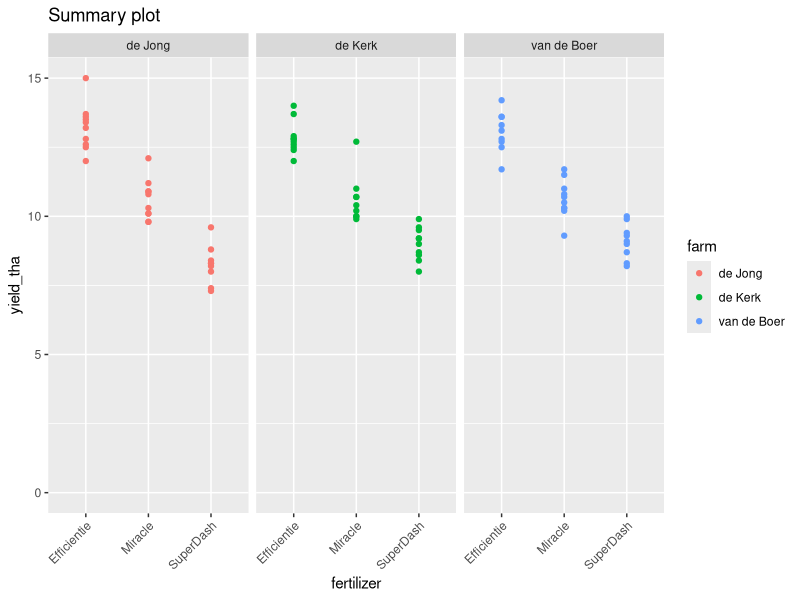
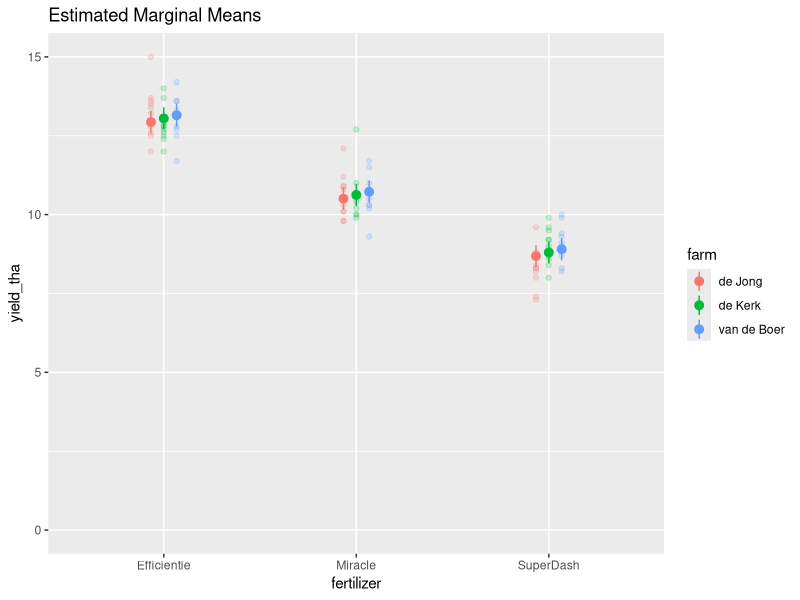
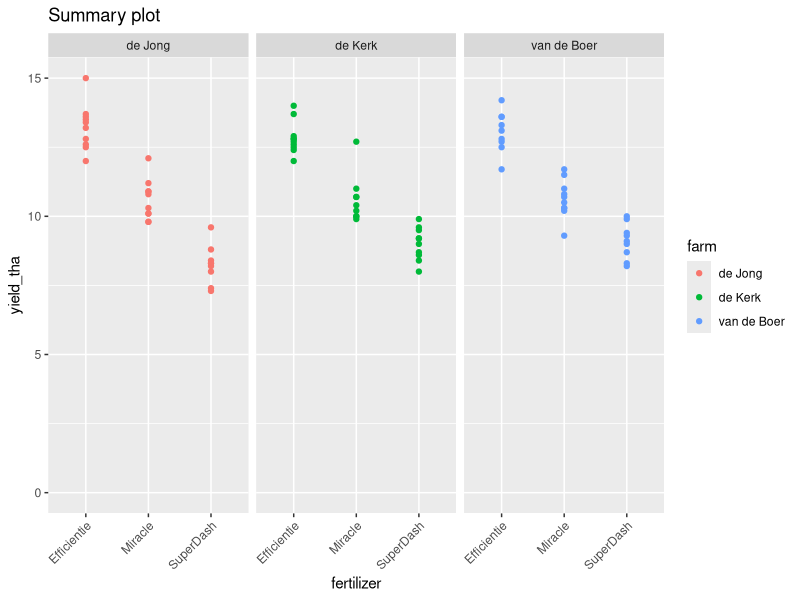
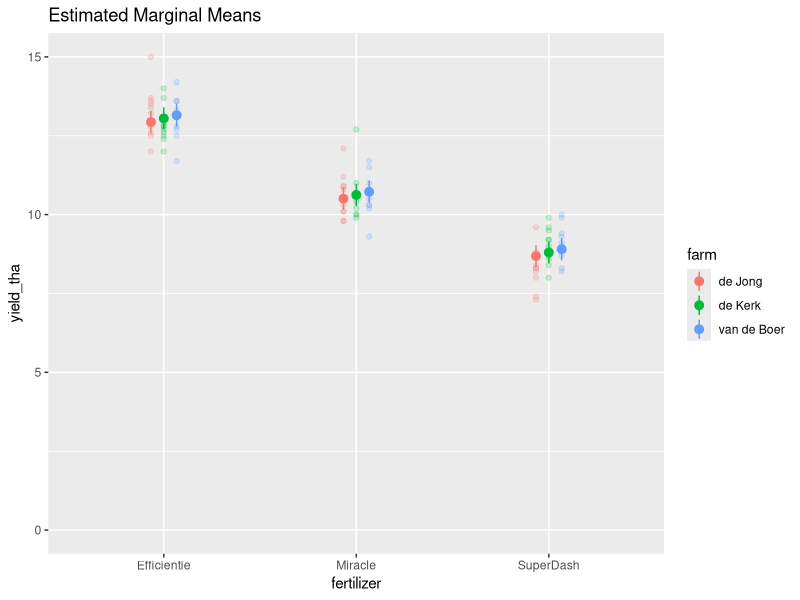

Generate these figures, in order, with R:
##### Minimal Reproducible Analysis Example
##### 3 - analysis


library(tidyverse)
library(readxl)
library(emmeans)

##### Load data ------------------------------------------------------------------------------------

d <- read_excel("./data/processed/fertilizer_trial_WUR.xlsx",
                sheet = "data")
# Replace unit separator $ => _
# $ is not a syntactic character in R
names(d) <- str_replace_all(names(d), "\\$", "_")

##### Analysis -------------------------------------------------------------------------------------

## Simple summary graph
summary_plot <- ggplot(d)+ # initialize graph
  aes(x = fertilizer, y = yield_tha, colour = farm)+ # define relation between graph properties and variables
  geom_point(na.rm = TRUE)+ # define plot type, here scatter plot
  facet_wrap(farm ~ .)+ # allow faceting => each farm corresponds to one pane
  theme(axis.text.x = element_text(angle = 45, vjust = 1, hjust = 1))+ # rotate axis labels
  ylim(0, 15)+ # set y axis limits
  ggtitle("Summary plot") # add title

# Display the summary plot
summary_plot

# Save the summary plot
ggsave(filename = "./results/figures/summary_plot.png",
       plot = summary_plot)


## Fit a simple linear model
fit <- lm(yield_tha ~ farm + fertilizer, data = d)

## Get an ANOVA table
anova(fit)

## Calculate Estimated Marginal Means, aka adjusted means:
## These are the mean yield for each combination of farm and fertilizer
## as the model predicts them.
emms <- emmeans(fit, ~  farm + fertilizer)

## Fancy graph: combining raw data and adjusted means and their corresponding
## confidence interval

emms_df <- as.data.frame(emms)

emms_plot <- ggplot(d)+
  aes(x = fertilizer, y = yield_tha, colour = farm)+ # raw data
  geom_point(na.rm = TRUE,
             position = position_dodge(width = 0.2),
             alpha = 0.2)+
  geom_pointrange(data = emms_df, # Estimated Marginal Means
                  aes(y = emmean, ymin = lower.CL, ymax = upper.CL),
                  position = position_dodge(width = 0.2))+
  ylim(0, 15)+
  ggtitle("Estimated Marginal Means")

# Display emms plots
emms_plot

# Save the fancy plot
ggsave(filename = "./results/figures/emms_plot.png",
       plot = emms_plot)
